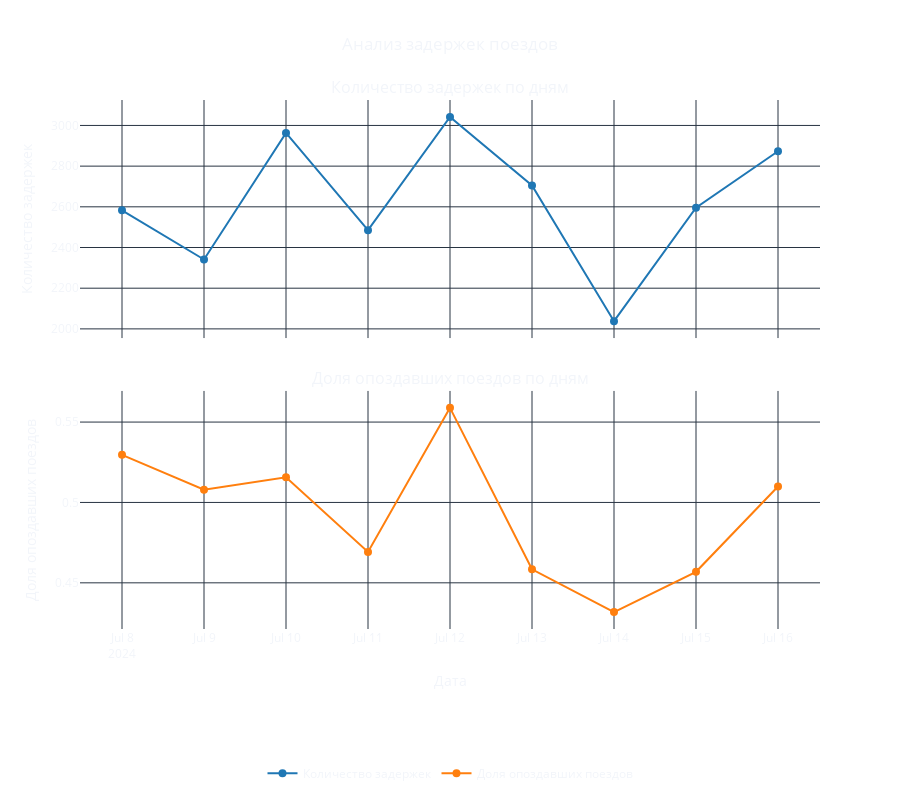

The code cell stored with this chart in its notebook:
### Code cell
df_late = df[df['total_delay_min'] > 0]

daily_delay_counts = df.groupby('date').size().reset_index(name='delay_count')

late_proportion_by_date = df.groupby('date').apply(lambda x: (x['total_delay_min'] > 0).mean()).reset_index(name='late_proportion')

fig = make_subplots(
    rows=2, 
    cols=1, 
    shared_xaxes=True, 
    vertical_spacing=0.1,
    subplot_titles=('Количество задержек по дням', 'Доля опоздавших поездов по дням')
)

fig.add_trace(
    go.Scatter(
        x=daily_delay_counts['date'], 
        y=daily_delay_counts['delay_count'], 
        mode='lines+markers', 
        name='Количество задержек',
        line=dict(color='#1f77b4'), 
        marker=dict(color='#1f77b4', size=8)
    ), 
    row=1, 
    col=1
)

fig.add_trace(
    go.Scatter(
        x=late_proportion_by_date['date'], 
        y=late_proportion_by_date['late_proportion'], 
        mode='lines+markers', 
        name='Доля опоздавших поездов',
        line=dict(color='#ff7f0e'), 
        marker=dict(color='#ff7f0e', size=8)
    ), 
    row=2, 
    col=1
)

fig.update_layout(
    height=800,
    title_text='Анализ задержек поездов',
    title_x=0.5,  
    template='plotly_dark',
    plot_bgcolor='rgba(0, 0, 0, 0)',
    paper_bgcolor='rgba(0, 0, 0, 0)',
    showlegend=True,
    legend=dict(
        orientation="h",
        yanchor="bottom",
        y=-0.3,
        xanchor="center",
        x=0.5,
        font=dict(size=12)
    ),
    font=dict(size=12)
)

fig.update_xaxes(title_text="Дата", row=2, col=1)
fig.update_yaxes(title_text="Количество задержек", row=1, col=1)
fig.update_yaxes(title_text="Доля опоздавших поездов", row=2, col=1)

fig.show();

### Figure 1 — Plotly figure (JSON) as saved in the notebook; plotly's stock layout.template omitted (floating-point values rounded to 4 significant figures)
{"data": [{"line": {"color": "#1f77b4"}, "marker": {"color": "#1f77b4", "size": 8}, "mode": "lines+markers", "name": "Количество задержек", "type": "scatter", "x": ["2024-07-08T00:00:00", "2024-07-09T00:00:00", "2024-07-10T00:00:00", "2024-07-11T00:00:00", "2024-07-12T00:00:00", "2024-07-13T00:00:00", "2024-07-14T00:00:00", "2024-07-15T00:00:00", "2024-07-16T00:00:00"], "xaxis": "x", "y": [2583, 2341, 2963, 2485, 3042, 2705, 2038, 2596, 2873], "yaxis": "y"}, {"line": {"color": "#ff7f0e"}, "marker": {"color": "#ff7f0e", "size": 8}, "mode": "lines+markers", "name": "Доля опоздавших поездов", "type": "scatter", "x": ["2024-07-08T00:00:00", "2024-07-09T00:00:00", "2024-07-10T00:00:00", "2024-07-11T00:00:00", "2024-07-12T00:00:00", "2024-07-13T00:00:00", "2024-07-14T00:00:00", "2024-07-15T00:00:00", "2024-07-16T00:00:00"], "xaxis": "x2", "y": [0.5296, 0.5079, 0.5157, 0.4692, 0.5588, 0.4584, 0.4318, 0.4569, 0.5099], "yaxis": "y2"}], "layout": {"annotations": [{"font": {"size": 16}, "showarrow": false, "text": "Количество задержек по дням", "x": 0.5, "xanchor": "center", "xref": "paper", "y": 1, "yanchor": "bottom", "yref": "paper"}, {"font": {"size": 16}, "showarrow": false, "text": "Доля опоздавших поездов по дням", "x": 0.5, "xanchor": "center", "xref": "paper", "y": 0.45, "yanchor": "bottom", "yref": "paper"}], "font": {"size": 12}, "height": 800, "legend": {"font": {"size": 12}, "orientation": "h", "x": 0.5, "xanchor": "center", "y": -0.3, "yanchor": "bottom"}, "paper_bgcolor": "rgba(0, 0, 0, 0)", "plot_bgcolor": "rgba(0, 0, 0, 0)", "showlegend": true, "title": {"text": "Анализ задержек поездов", "x": 0.5}, "xaxis": {"anchor": "y", "domain": [0, 1], "matches": "x2", "showticklabels": false}, "xaxis2": {"anchor": "y2", "domain": [0, 1], "title": {"text": "Дата"}}, "yaxis": {"anchor": "x", "domain": [0.55, 1], "title": {"text": "Количество задержек"}}, "yaxis2": {"anchor": "x2", "domain": [0, 0.45], "title": {"text": "Доля опоздавших поездов"}}}}
